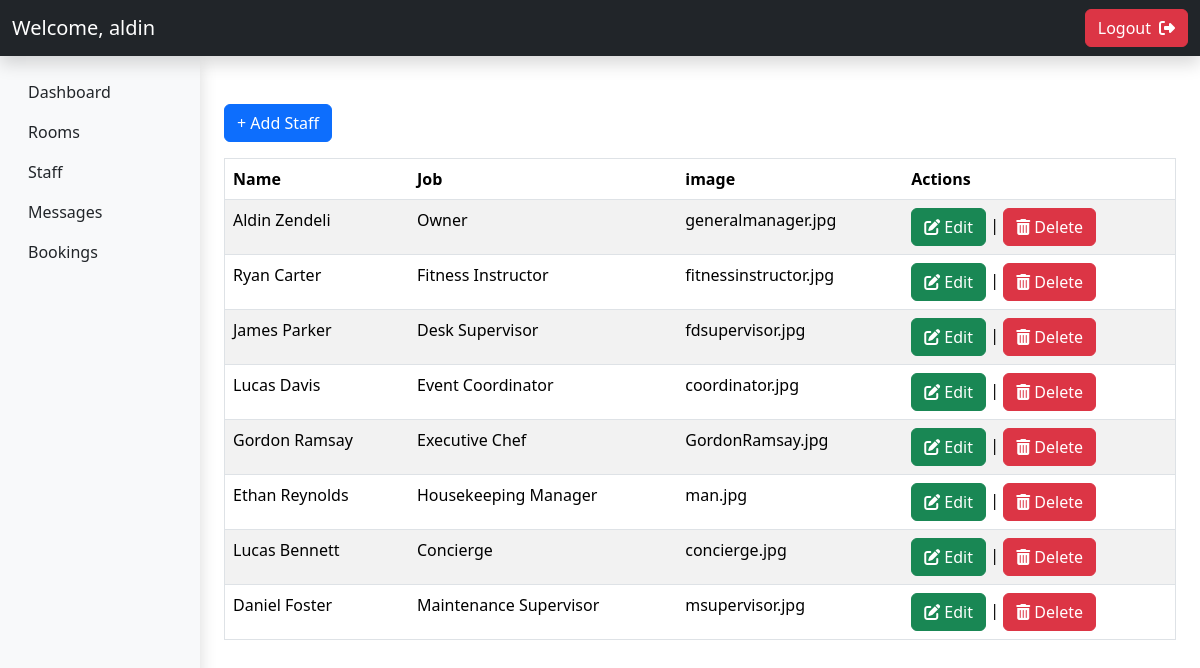
Screenshot of /listStaff.php (signed in) with the database file from the repository.
### tables this page shows
CREATE TABLE `staff` (
  `id` int(11) NOT NULL,
  `name` varchar(255) NOT NULL,
  `job` varchar(255) NOT NULL,
  `image` varchar(255) NOT NULL
);

### listStaff.php (the view, shortened to what this page needs)
<?php
    include_once("config.php");
    $sql = "SELECT * FROM staff";
    $selectStaff = $conn->prepare($sql);
    $selectStaff->execute();
    $staff_data = $selectStaff->fetchAll();
?>
<!DOCTYPE html>
<html lang="en">
<head>
    <link href="https://cdn.jsdelivr.net/npm/bootstrap@5.3.3/dist/css/bootstrap.min.css" rel="stylesheet">
    <link rel="stylesheet" href="https://cdnjs.cloudflare.com/ajax/libs/font-awesome/6.7.2/css/all.min.css" />
</head>
<body>
    <nav class="navbar bg-dark navbar-dark shadow">
        <div class="container-fluid">
            <a class="navbar-brand" href="#">Welcome, <?php echo $_SESSION['username']; ?></a>
            <a href="logout.php" class="btn btn-danger justify-content-end d-flex">
                Logout  <i class="fa-solid fa-right-from-bracket ms-2 d-flex align-items-center"></i>
            </a>
        </div>
    </nav>
    <div class="container-fluid">
        <div class="row">
            <?php include_once("sidebar.php"); ?>
            <div class="col-10">
                <div class="container mt-5">
                    <a href="staff.php" class="btn btn-primary">+ Add Staff</a>
                    <div class="row mt-3">
                        <div class="col">
                            <table class="table table-striped border">
                                <thead>
                                    <tr class="bg-dark">
                                        <th>Name</th>
                                        <th>Job</th>
                                        <th>image</th>
                                        <th>Actions</th>
                                    </tr>
                                </thead>
                                <tbody>
                                    <?php foreach($staff_data as $staff_data){ ?>
                                        <tr>
                                            <td><?php echo $staff_data['name']; ?></td>
                                            <td><?php echo $staff_data['job']; ?></td>
                                            <td><?php echo $staff_data['image']; ?></td>
                                            <td>
                                            <a href="editStaff.php?id=<?php echo $staff_data['id']; ?>" class="btn btn-success"><i class="fas fa-edit"></i> Edit</a> |
                                            <a href="deleteStaff.php?id=<?php echo $staff_data['id']; ?>" class="btn btn-danger"><i class="fas fa-trash-alt"></i> Delete</a>
                                            </td>
                                        </tr>
                                    <?php } ?>
                                </tbody>
                            </table>
                        </div>
                    </div>
                </div>
            </div>
        </div>
    </div>
</body>
</html>

### rows the page displays
staff: name "Aldin Zendeli", job "Owner", image "generalmanager.jpg"
staff: name "Ryan Carter", job "Fitness Instructor", image "fitnessinstructor.jpg"
staff: name "James Parker", job "Desk Supervisor", image "fdsupervisor.jpg"
staff: name "Lucas Davis", job "Event Coordinator", image "coordinator.jpg"
staff: name "Gordon Ramsay", job "Executive Chef", image "GordonRamsay.jpg"
staff: name "Ethan Reynolds", job "Housekeeping Manager", image "man.jpg"
staff: name "Lucas Bennett", job "Concierge", image "concierge.jpg"
staff: name "Daniel Foster", job "Maintenance Supervisor", image "msupervisor.jpg"

### other values shown
$_SESSION['username'] "aldin"
